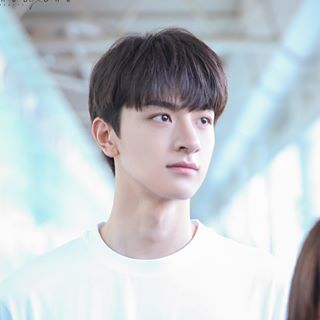
#> input picture yolo-v3-tutorial/data/a.jpg, 320 x 320 px, found by its file name
$ jupyter execute --allow-errors ManipulateSegmentation.ipynb   (shell and % lines are left out)
#> lines starting #> are read from the running program, lines starting #| are printed output that depends on the picture; pictures that were not available may be replaced by others from this repository, and a replacement may not be noted
[cell 1]
%pylab inline
import os
import cv2
import imutils
from IPython.display import clear_output
from matplotlib.pyplot import imshow
import matplotlib.pylab as plt
import matplotlib.path as paths
from PIL import Image, ImageDraw
import copy
from scipy import ndimage
import augmentData
path = '/Users/inchanji/Research/faceData/VAP_RGBD_FaceDataReduced/'
path = '/mnt/c/Users/Z440_user1/Downloads/614_LP2/'
path = '/mnt/c/Users/Z440_user1/Desktop/dataset/tofNetRgb_faceData/'

[cell 2]
filename = '00001_10'
imgname = 'img_' + filename + '.png'
segname = 'seg_' + filename + '.bmp'

imgname = 'a.jpg'

[cell 3]
img0 = cv2.imread(path + imgname)[...,::-1]
seg0 = cv2.imread(path + segname)[:,:,0]
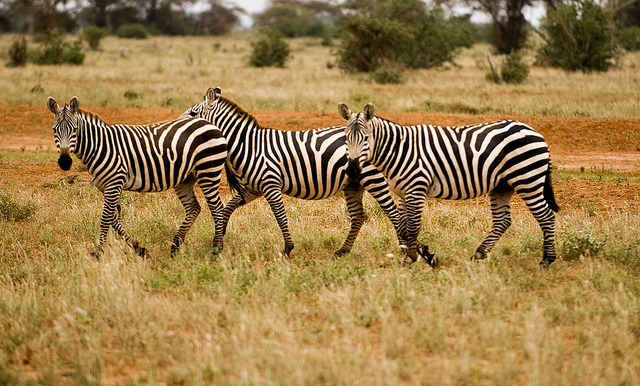
#> input picture yolo-v3-tutorial/data/zebra.jpg, 640 x 386 px, given in place of seg_00001_10.bmp, which was not available
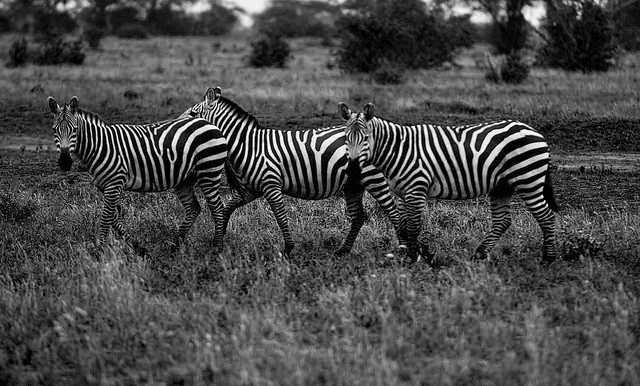
#> seg0: shape (386, 640); min 0, max 255, mean 73.7

#> (a cell that did not finish here is left out)

[cell 5]
tgtname  = '164248'

filename = '003_1'

nrow = 480
ncol = 640


# path0    = '/Users/inchanji/Research/faceData/VAP_RGBD_FaceData/' + tgtname + '/'
# pathout  = '/Users/inchanji/Research/faceData/VAP_RGBD_FaceDataReduced/' + tgtname + '/'

path0 = '/mnt/c/Users/Z440_user1/Downloads/614_LP2/'
pathout = '/mnt/c/Users/Z440_user1/Downloads/614_LP2/out/'


if not os.path.isdir(pathout):
    os.mkdir(pathout)

imgname  = filename + '_c.bmp'
distname = filename + '_d.dat'
distnameBMP = filename + '_d.bmp'

imglist  = list(imutils.paths.list_images(path0))
imgfilename = imglist[0].split(os.sep)[-1].split('_c')[0]
img = cv2.imread(path0 + imgname)[...,::-1]
depth = np.zeros((nrow, ncol))

[cell 6]
maxval = 4095
fx = lambda x: maxval if x < 0 else x

#> (the rest of this cell did not finish here and is left out)

[cell 7]
imgresize = cv2.resize(img, (ncol,nrow), interpolation=cv2.INTER_CUBIC)
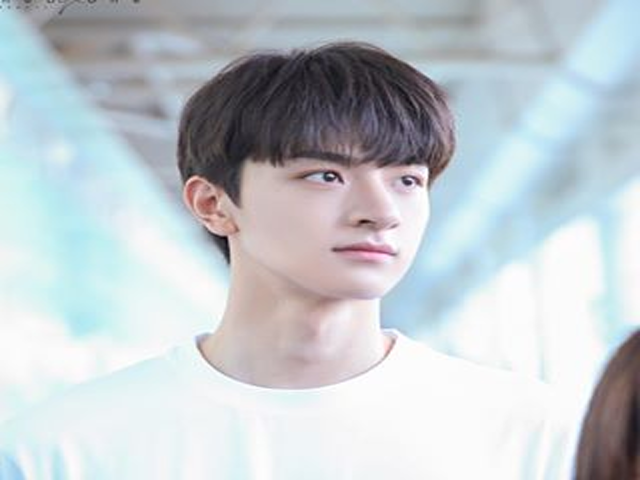
#> imgresize: shape (480, 640, 3); mean R, G, B 194, 200.9, 205.7
depthnew  = (np.roll(depth, 20, axis = 1 ) / 4096 * 255).astype('int')
depthnew  = np.roll(depthnew, -10, axis = 0)
plt.imshow(imgresize[150:350,250:400])
#> (this line was passed over: IPython is not available in this run)

plt.imshow(depthnew[150:350,250:400], alpha = 0.7, vmin = 50, vmax = 100)
#> (this line was passed over: IPython is not available in this run)
plt.show()

[cell 8]
cv2.imwrite(pathout + imgname, imgresize[:,:,::-1])
cv2.imwrite(pathout + distnameBMP, depthnew)
